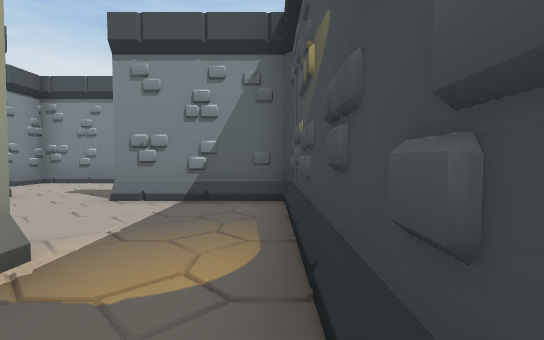
View 1 (above)

15 first-person views from a walk through a scene from a Unity 3-D project. The camera is 1.3 m above the floor, tilts 2° down and sees 85° across. The floor is counted in squares, 2 m on a side. Each view is taken from the middle of a square. On the plan, view 1 faces up. The plan holds only what a view shows up to about 9 squares ahead; the rest is blank. The place goes on beyond the plan.

View 2
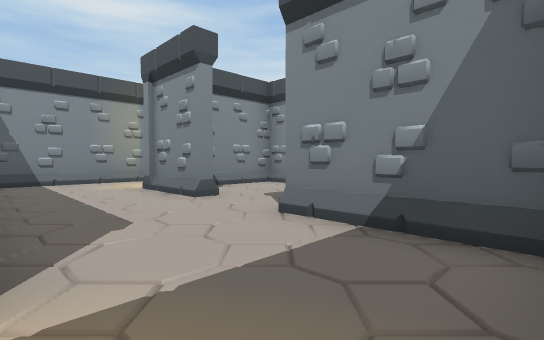

View 3
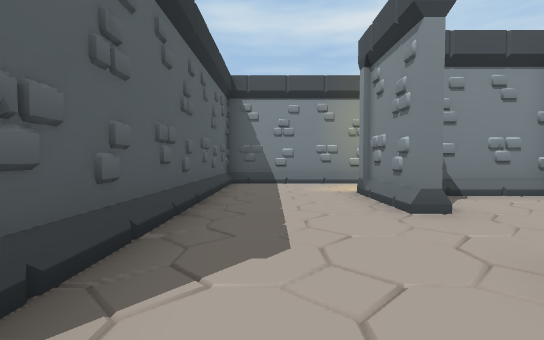

View 4
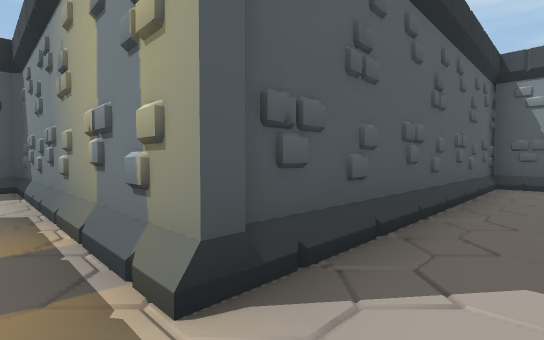

View 5
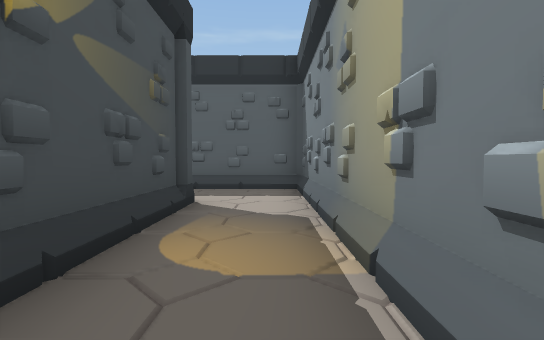

View 6
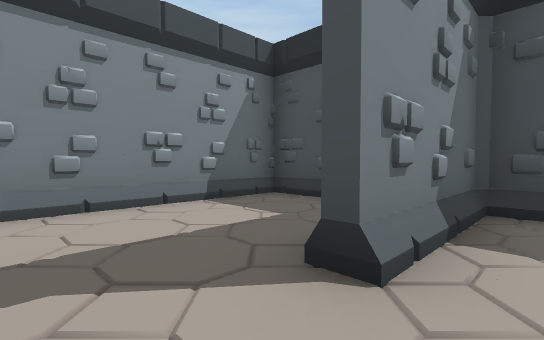

View 7
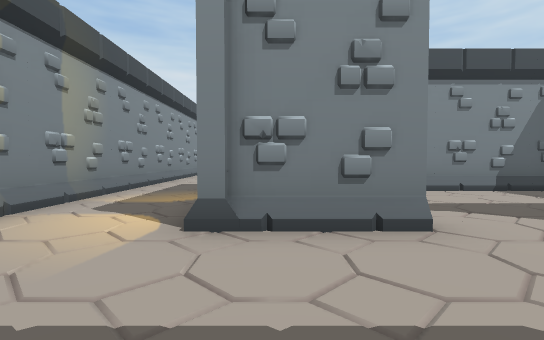

View 8
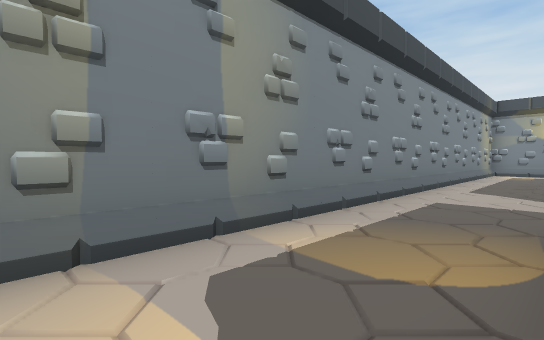

View 9
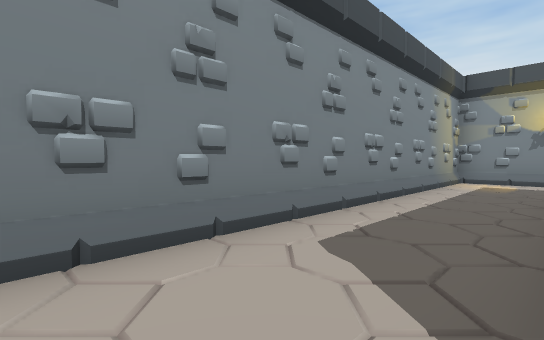

View 10
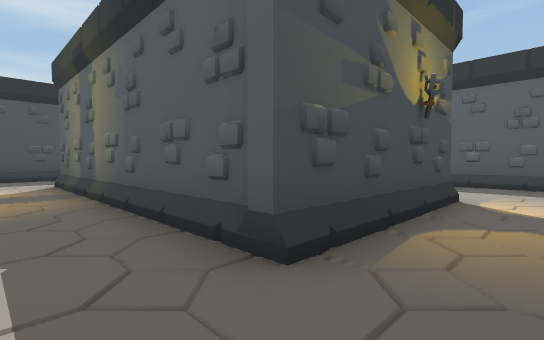

View 11
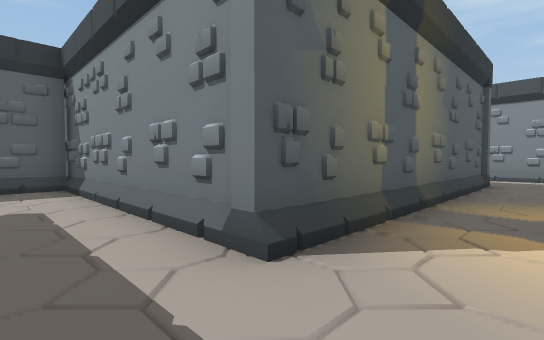

View 12
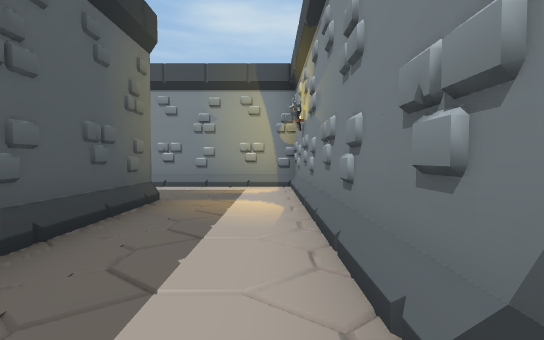

View 13
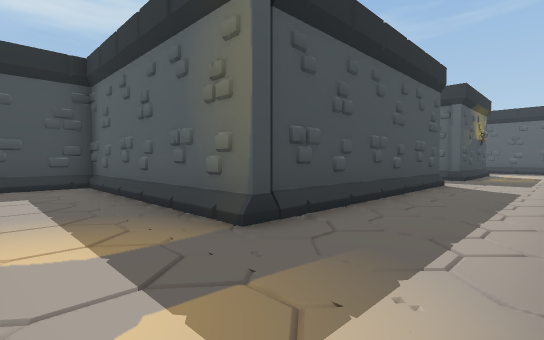

View 14
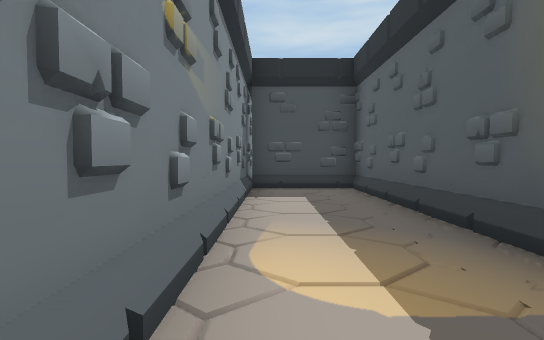

View 15
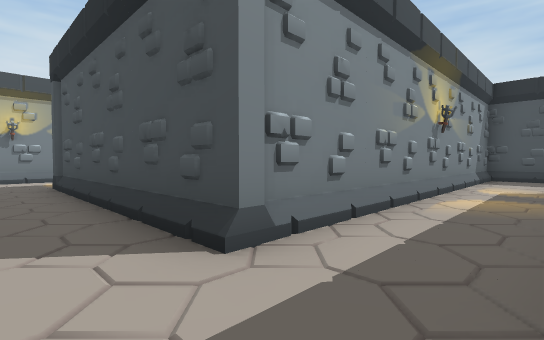

### Floor plan
Key: @ floor where view 1 was taken; # wall or solid block; . floor; / step, stairs or slope.
Columns run from 10 left of view 1 to 3 right of it. Each row starts with its distance up from view 1.
 20 ##  #  #
 19 #/.......#
 18 #/.......#
 17 #/.#######
 16 #/.#
 15 #/.#
 14 #/.#
 13 #/.#
 12 #/.##
 11 #/..##########
 10 #/...........#
  9 #/.########..#
  8 #/.#......#..#
  7 #/.#......#..
  6 #/.##.....#..
  5 #/..##..###..
  4 #/........#..
  3 #/........##.
  2 #.///////..##
  1 #########..#
  0         #.@#
 -1         #..#
 -2         #..#
 -3         #..
 -4         #...
 -5         ####

Where each view was taken, in squares from view 1:
view 1: 0 up, 0 right, facing up
view 2: 2 up, 0 right, facing up-left
view 3: 3 up, 1 left, facing left
view 4: 3 up, 1 left, facing down-left
view 5: 2 up, 1 left, facing down
view 6: 4 up, 4 left, facing up-right
view 7: 2 up, 6 left, facing up
view 8: 5 up, 7 left, facing up-left
view 9: 10 up, 7 left, facing up-left
view 10: 10 up, 8 left, facing down-right
view 11: 10 up, 2 right, facing down-left
view 12: 19 up, 2 left, facing left
view 13: 19 up, 9 left, facing down-right
view 14: 19 up, 8 left, facing right
view 15: 9 up, 8 left, facing up-right
